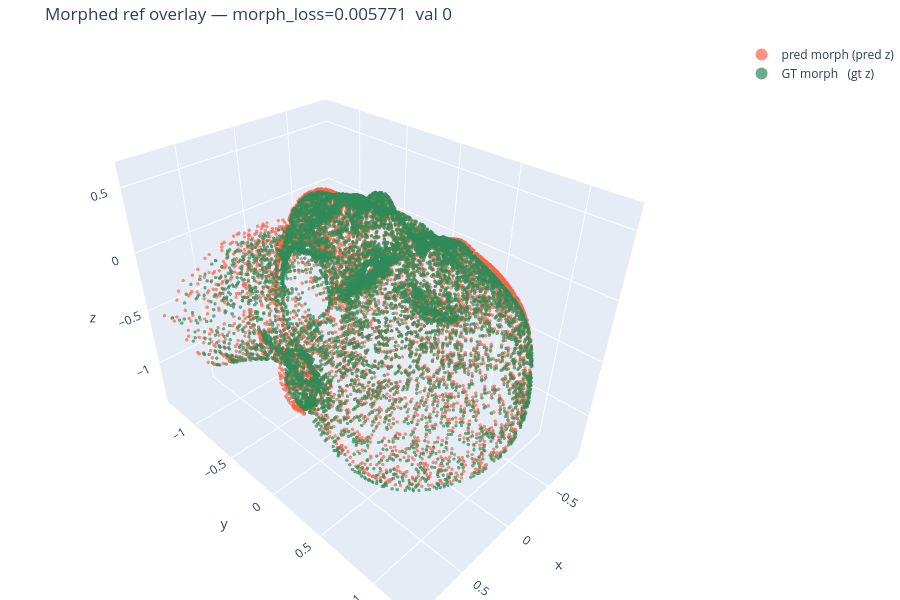

This figure's notebook cell:
### Code cell
# ── Morphing visualization ────────────────────────────────────────────────────
pred_morph = output_dict['morphed_full']        # morphed from pred_z
gt_morph   = output_dict['recon_gt_points']     # reconstructed from gt_z
m_loss     = loss_dict['m_loss'].item()

show_pcd(
    [pcd_trace(pred_morph, 'tomato',   'pred morph (pred z)'),
     pcd_trace(gt_morph,   'seagreen', 'GT morph   (gt z)')],
    f'Morphed ref overlay — morph_loss={m_loss:.6f}  val {VAL_IDX}',
)

### Figure 1 — Plotly figure (JSON) as saved in the notebook; plotly's stock layout.template omitted (floating-point values rounded to 4 significant figures; data arrays with more than 128 entries replaced by an {"elided": "..."} marker saying what was removed)
{"data": [{"marker": {"color": "tomato", "opacity": 0.7, "size": 2}, "mode": "markers", "name": "pred morph (pred z)", "type": "scatter3d", "x": {"elided": "10788 float values"}, "y": {"elided": "10788 float values"}, "z": {"elided": "10788 float values"}}, {"marker": {"color": "seagreen", "opacity": 0.7, "size": 2}, "mode": "markers", "name": "GT morph   (gt z)", "type": "scatter3d", "x": {"elided": "10788 float values"}, "y": {"elided": "10788 float values"}, "z": {"elided": "10788 float values"}}], "layout": {"height": 600, "legend": {"itemsizing": "constant"}, "margin": {"b": 0, "l": 0, "r": 0, "t": 40}, "scene": {"aspectmode": "data"}, "title": {"text": "Morphed ref overlay — morph_loss=0.005771  val 0"}}}
